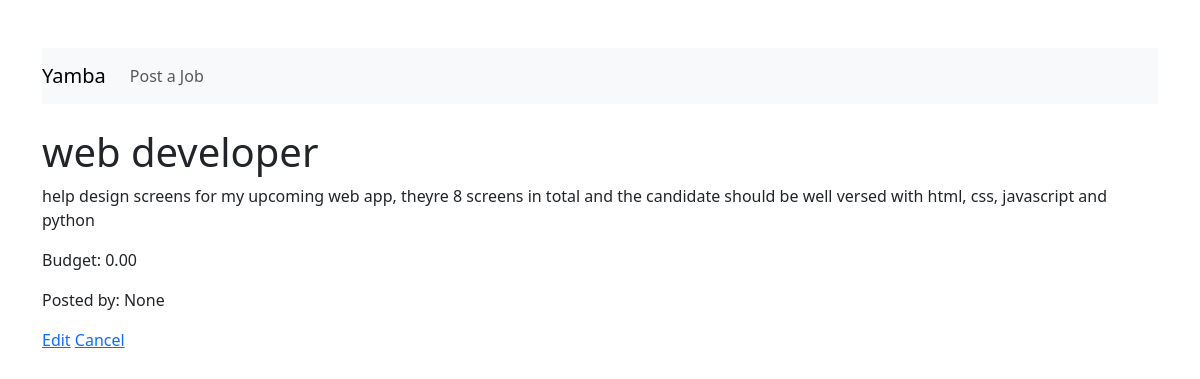
The app's page /job/1/ with its own data.
### jobs/models.py (models this page shows)
class Job(models.Model):
    STATUS_CHOICES = [
        ('open', 'Open'),
        ('filled', 'Filled'),
        ('cancelled', 'Cancelled'),
        ('expired', 'Expired'),
    ]
    title = models.CharField(max_length=100)
    description = models.TextField()
    location = models.CharField(max_length=100)
    skills_required = models.CharField(max_length=200)
    expiry_date = models.DateTimeField(default=timezone.now() + timedelta(days=7))
    is_urgent = models.BooleanField(default=False)
    status = models.CharField(max_length=10, choices=STATUS_CHOICES, default='open')
    budget = models.DecimalField(
        max_digits=10,
        decimal_places=2,
        null=True,
        blank=True,
        default=Decimal('0.00'),
    )
    created_by = models.ForeignKey(User, on_delete=models.CASCADE, null=True, blank=True)
    is_negotiable = models.BooleanField(default=False)

### jobs/views.py (the view)
# urls.py: path('job/<int:pk>/', views.job_detail, name='job_detail'),      # ✅ Use only 'pk'
def job_detail(request, pk):  # ✅ Unified to use 'pk'
    job = get_object_or_404(Job, pk=pk)
    return render(request, 'jobs/job_detail.html', {'job': job})

### jobs/templates/jobs/job_detail.html
{% extends 'base.html' %}
{% block content %}
<h1>{{ job.title }}</h1>
<p>{{ job.description }}</p>
<p>Budget: {{ job.budget }}</p>
<p>Posted by: {{ job.created_by }}</p>
<a href="{% url 'edit_job' job.id %}">Edit</a>
<a href="{% url 'cancel_job' job.id %}">Cancel</a>
{% endblock %}

### records on screen
Job: title "web developer", description "help design screens for my upcoming web app, theyre 8 screens in total and the candidate should be well versed with html, css, javascript and python", budget "0.00", created_by "None"
